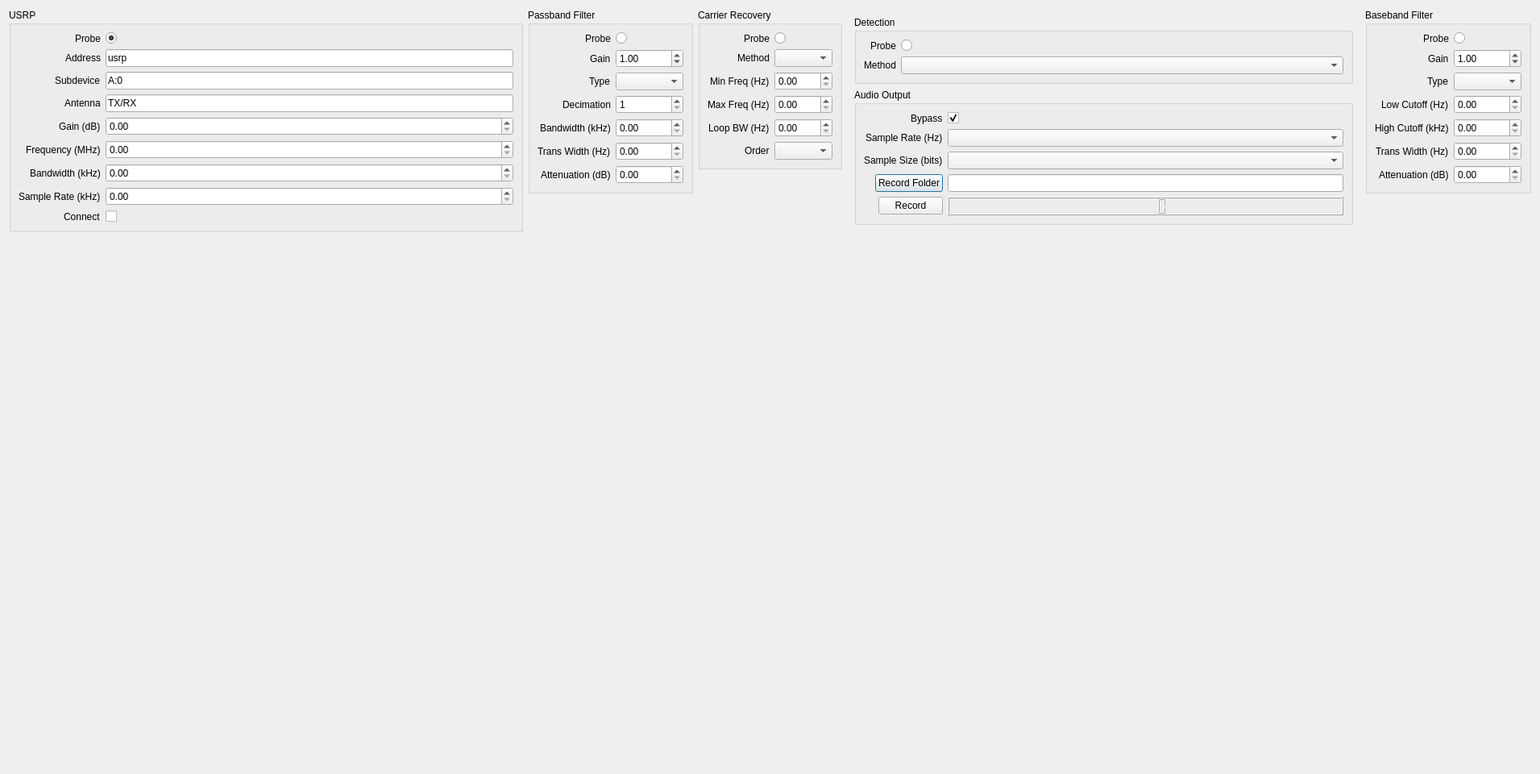
<?xml version="1.0" encoding="UTF-8"?>
<ui version="4.0">
 <class>audioReceiver</class>
 <widget class="QDialog" name="audioReceiver">
  <property name="geometry">
   <rect>
    <x>0</x>
    <y>0</y>
    <width>1911</width>
    <height>960</height>
   </rect>
  </property>
  <property name="windowTitle">
   <string>Dialog</string>
  </property>
  <layout class="QVBoxLayout" name="verticalLayout">
   <item>
    <layout class="QHBoxLayout" name="plots"/>
   </item>
   <item>
    <layout class="QHBoxLayout" name="parameters">
     <item alignment="Qt::AlignTop">
      <widget class="QGroupBox" name="usrpBox">
       <property name="sizePolicy">
        <sizepolicy hsizetype="Preferred" vsizetype="Maximum">
         <horstretch>0</horstretch>
         <verstretch>0</verstretch>
        </sizepolicy>
       </property>
       <property name="title">
        <string>USRP</string>
       </property>
       <layout class="QFormLayout" name="formLayout">
        <property name="labelAlignment">
         <set>Qt::AlignRight|Qt::AlignTrailing|Qt::AlignVCenter</set>
        </property>
        <item row="0" column="0">
         <widget class="QLabel" name="usrpProbeLabel">
          <property name="text">
           <string>Probe</string>
          </property>
         </widget>
        </item>
        <item row="0" column="1">
         <widget class="QRadioButton" name="usrpProbe">
          <property name="toolTip">
           <string>Visualize the output of the USRP.</string>
          </property>
          <property name="checked">
           <bool>true</bool>
          </property>
          <attribute name="buttonGroup">
           <string notr="true">probe</string>
          </attribute>
         </widget>
        </item>
        <item row="1" column="0">
         <widget class="QLabel" name="usrpAddressLabel">
          <property name="text">
           <string>Address</string>
          </property>
         </widget>
        </item>
        <item row="1" column="1">
         <widget class="QLineEdit" name="usrpAddress">
          <property name="toolTip">
           <string>USRP device IP address or hostname</string>
          </property>
          <property name="text">
           <string>usrp</string>
          </property>
         </widget>
        </item>
        <item row="2" column="0">
         <widget class="QLabel" name="usrpSubdeviceLabel">
          <property name="text">
           <string>Subdevice</string>
          </property>
         </widget>
        </item>
        <item row="2" column="1">
         <widget class="QLineEdit" name="usrpSubdevice">
          <property name="toolTip">
           <string>USRP subdevice. This would likely be either A:0 or B:0.</string>
          </property>
          <property name="text">
           <string>A:0</string>
          </property>
         </widget>
        </item>
        <item row="3" column="0">
         <widget class="QLabel" name="usrpAntennaLabel">
          <property name="text">
           <string>Antenna</string>
          </property>
         </widget>
        </item>
        <item row="3" column="1">
         <widget class="QLineEdit" name="usrpAntenna">
          <property name="toolTip">
           <string>USRP antenna port. Likely either TX/RX or RX2.</string>
          </property>
          <property name="text">
           <string>TX/RX</string>
          </property>
         </widget>
        </item>
        <item row="4" column="0">
         <widget class="QLabel" name="usrpGainLabel">
          <property name="text">
           <string>Gain (dB)</string>
          </property>
         </widget>
        </item>
        <item row="4" column="1">
         <widget class="QDoubleSpinBox" name="usrpGain">
          <property name="toolTip">
           <string>RF frontend amplifier gain.</string>
          </property>
         </widget>
        </item>
        <item row="5" column="0">
         <widget class="QLabel" name="usrpFrequencyLabel">
          <property name="text">
           <string>Frequency (MHz)</string>
          </property>
         </widget>
        </item>
        <item row="5" column="1">
         <widget class="QDoubleSpinBox" name="usrpFrequency">
          <property name="toolTip">
           <string>Center frequency of USRP device.</string>
          </property>
         </widget>
        </item>
        <item row="6" column="0">
         <widget class="QLabel" name="usrpBandwidthLabel">
          <property name="text">
           <string>Bandwidth (kHz)</string>
          </property>
         </widget>
        </item>
        <item row="6" column="1">
         <widget class="QDoubleSpinBox" name="usrpbandwidth">
          <property name="toolTip">
           <string>Bandwidth of analog filter in RF frontend.</string>
          </property>
         </widget>
        </item>
        <item row="7" column="0">
         <widget class="QLabel" name="usrpSampleRateLabel">
          <property name="text">
           <string>Sample Rate (kHz)</string>
          </property>
         </widget>
        </item>
        <item row="7" column="1">
         <widget class="QDoubleSpinBox" name="usrpSampleRate">
          <property name="toolTip">
           <string>USRP sample rate.</string>
          </property>
         </widget>
        </item>
        <item row="8" column="0">
         <widget class="QLabel" name="usrpConnectLabel">
          <property name="text">
           <string>Connect</string>
          </property>
         </widget>
        </item>
        <item row="8" column="1">
         <widget class="QCheckBox" name="usrpConnect">
          <property name="toolTip">
           <string>Connect to the USRP and start the signal flow.</string>
          </property>
         </widget>
        </item>
       </layout>
      </widget>
     </item>
     <item alignment="Qt::AlignTop">
      <widget class="QGroupBox" name="passbandFilterBox">
       <property name="sizePolicy">
        <sizepolicy hsizetype="Preferred" vsizetype="Maximum">
         <horstretch>0</horstretch>
         <verstretch>0</verstretch>
        </sizepolicy>
       </property>
       <property name="title">
        <string>Passband Filter</string>
       </property>
       <layout class="QFormLayout" name="formLayout_2">
        <property name="labelAlignment">
         <set>Qt::AlignRight|Qt::AlignTrailing|Qt::AlignVCenter</set>
        </property>
        <item row="1" column="0">
         <widget class="QLabel" name="passbandGainLabel">
          <property name="text">
           <string>Gain</string>
          </property>
         </widget>
        </item>
        <item row="0" column="0">
         <widget class="QLabel" name="passbandProbeLabel">
          <property name="text">
           <string>Probe</string>
          </property>
         </widget>
        </item>
        <item row="0" column="1">
         <widget class="QRadioButton" name="passbandProbe">
          <property name="toolTip">
           <string>Visualize the output of the passband filter.</string>
          </property>
          <attribute name="buttonGroup">
           <string notr="true">probe</string>
          </attribute>
         </widget>
        </item>
        <item row="1" column="1">
         <widget class="QDoubleSpinBox" name="passbandGain">
          <property name="toolTip">
           <string>Gain of this filter stage.</string>
          </property>
          <property name="maximum">
           <double>10000.000000000000000</double>
          </property>
          <property name="singleStep">
           <double>0.100000000000000</double>
          </property>
          <property name="value">
           <double>1.000000000000000</double>
          </property>
         </widget>
        </item>
        <item row="2" column="0">
         <widget class="QLabel" name="passbandTypeLabel">
          <property name="text">
           <string>Type</string>
          </property>
         </widget>
        </item>
        <item row="2" column="1">
         <widget class="QComboBox" name="passbandType">
          <property name="toolTip">
           <string>Either make the filter flat or set a window type.</string>
          </property>
         </widget>
        </item>
        <item row="4" column="0">
         <widget class="QLabel" name="passbandBandwidthLabel">
          <property name="text">
           <string>Bandwidth (kHz)</string>
          </property>
         </widget>
        </item>
        <item row="4" column="1">
         <widget class="QDoubleSpinBox" name="passbandBandwidth">
          <property name="toolTip">
           <string>3dB double sided bandwidth of pass region.</string>
          </property>
          <property name="maximum">
           <double>1000000.000000000000000</double>
          </property>
         </widget>
        </item>
        <item row="5" column="0">
         <widget class="QLabel" name="passbandTransitionLabel">
          <property name="text">
           <string>Trans Width (Hz)</string>
          </property>
         </widget>
        </item>
        <item row="5" column="1">
         <widget class="QDoubleSpinBox" name="passbandTransition">
          <property name="toolTip">
           <string>Overall width of the filter transition region.</string>
          </property>
          <property name="maximum">
           <double>100000.000000000000000</double>
          </property>
         </widget>
        </item>
        <item row="6" column="0">
         <widget class="QLabel" name="passbandAttenuationLabel">
          <property name="text">
           <string>Attenuation (dB)</string>
          </property>
         </widget>
        </item>
        <item row="6" column="1">
         <widget class="QDoubleSpinBox" name="passbandAttenuation">
          <property name="toolTip">
           <string>Attenuation of in the stop region vs the pass region.</string>
          </property>
          <property name="maximum">
           <double>1000.000000000000000</double>
          </property>
         </widget>
        </item>
        <item row="3" column="0">
         <widget class="QLabel" name="passbandDecimationLabel">
          <property name="text">
           <string>Decimation</string>
          </property>
         </widget>
        </item>
        <item row="3" column="1">
         <widget class="QSpinBox" name="spinBox">
          <property name="toolTip">
           <string>Decimate the sample rate down by this amount.</string>
          </property>
          <property name="minimum">
           <number>1</number>
          </property>
         </widget>
        </item>
       </layout>
      </widget>
     </item>
     <item alignment="Qt::AlignTop">
      <widget class="QGroupBox" name="carrierBox">
       <property name="sizePolicy">
        <sizepolicy hsizetype="Preferred" vsizetype="Maximum">
         <horstretch>0</horstretch>
         <verstretch>0</verstretch>
        </sizepolicy>
       </property>
       <property name="title">
        <string>Carrier Recovery</string>
       </property>
       <layout class="QFormLayout" name="formLayout_3">
        <property name="fieldGrowthPolicy">
         <enum>QFormLayout::AllNonFixedFieldsGrow</enum>
        </property>
        <property name="labelAlignment">
         <set>Qt::AlignRight|Qt::AlignTrailing|Qt::AlignVCenter</set>
        </property>
        <item row="0" column="0">
         <widget class="QLabel" name="carrierProbeLabel">
          <property name="text">
           <string>Probe</string>
          </property>
         </widget>
        </item>
        <item row="0" column="1">
         <widget class="QRadioButton" name="carrierProbe">
          <attribute name="buttonGroup">
           <string notr="true">probe</string>
          </attribute>
         </widget>
        </item>
        <item row="1" column="0">
         <widget class="QLabel" name="carrierMethodLabel">
          <property name="text">
           <string>Method</string>
          </property>
         </widget>
        </item>
        <item row="1" column="1">
         <widget class="QComboBox" name="carrierMethod"/>
        </item>
        <item row="2" column="0">
         <widget class="QLabel" name="carrierMinFreqLabel">
          <property name="text">
           <string>Min Freq (Hz)</string>
          </property>
         </widget>
        </item>
        <item row="2" column="1">
         <widget class="QDoubleSpinBox" name="carrierMinFreq"/>
        </item>
        <item row="3" column="0">
         <widget class="QLabel" name="carrierMaxFreqLabel">
          <property name="text">
           <string>Max Freq (Hz)</string>
          </property>
         </widget>
        </item>
        <item row="3" column="1">
         <widget class="QDoubleSpinBox" name="carrierMaxFreq"/>
        </item>
        <item row="4" column="0">
         <widget class="QLabel" name="loopBWLabel">
          <property name="text">
           <string>Loop BW (Hz)</string>
          </property>
         </widget>
        </item>
        <item row="4" column="1">
         <widget class="QDoubleSpinBox" name="loopBW"/>
        </item>
        <item row="5" column="0">
         <widget class="QLabel" name="carrierOrderLabel">
          <property name="text">
           <string>Order</string>
          </property>
         </widget>
        </item>
        <item row="5" column="1">
         <widget class="QComboBox" name="carrierOrder"/>
        </item>
       </layout>
      </widget>
     </item>
     <item alignment="Qt::AlignTop">
      <widget class="QFrame" name="verticalFrame">
       <property name="sizePolicy">
        <sizepolicy hsizetype="Preferred" vsizetype="Maximum">
         <horstretch>0</horstretch>
         <verstretch>0</verstretch>
        </sizepolicy>
       </property>
       <layout class="QVBoxLayout" name="verticalLayout_2">
        <property name="sizeConstraint">
         <enum>QLayout::SetMaximumSize</enum>
        </property>
        <item alignment="Qt::AlignTop">
         <widget class="QGroupBox" name="detectionBox">
          <property name="sizePolicy">
           <sizepolicy hsizetype="Preferred" vsizetype="Maximum">
            <horstretch>0</horstretch>
            <verstretch>0</verstretch>
           </sizepolicy>
          </property>
          <property name="title">
           <string>Detection</string>
          </property>
          <layout class="QFormLayout" name="formLayout_4">
           <property name="fieldGrowthPolicy">
            <enum>QFormLayout::AllNonFixedFieldsGrow</enum>
           </property>
           <property name="labelAlignment">
            <set>Qt::AlignRight|Qt::AlignTrailing|Qt::AlignVCenter</set>
           </property>
           <item row="0" column="0">
            <widget class="QLabel" name="detectionProbeLabel">
             <property name="text">
              <string>Probe</string>
             </property>
            </widget>
           </item>
           <item row="0" column="1">
            <widget class="QRadioButton" name="detectionProbe">
             <attribute name="buttonGroup">
              <string notr="true">probe</string>
             </attribute>
            </widget>
           </item>
           <item row="1" column="0">
            <widget class="QLabel" name="detectionMethodLabel">
             <property name="text">
              <string>Method</string>
             </property>
            </widget>
           </item>
           <item row="1" column="1">
            <widget class="QComboBox" name="detectionMethod"/>
           </item>
          </layout>
         </widget>
        </item>
        <item alignment="Qt::AlignTop">
         <widget class="QGroupBox" name="audioBox">
          <property name="sizePolicy">
           <sizepolicy hsizetype="Preferred" vsizetype="Maximum">
            <horstretch>0</horstretch>
            <verstretch>0</verstretch>
           </sizepolicy>
          </property>
          <property name="title">
           <string>Audio Output</string>
          </property>
          <layout class="QFormLayout" name="formLayout_7">
           <property name="fieldGrowthPolicy">
            <enum>QFormLayout::AllNonFixedFieldsGrow</enum>
           </property>
           <property name="labelAlignment">
            <set>Qt::AlignRight|Qt::AlignTrailing|Qt::AlignVCenter</set>
           </property>
           <item row="1" column="0">
            <widget class="QLabel" name="audioSampleRateLabel">
             <property name="text">
              <string>Sample Rate (Hz)</string>
             </property>
            </widget>
           </item>
           <item row="1" column="1">
            <widget class="QComboBox" name="audioSampleRate"/>
           </item>
           <item row="4" column="0">
            <widget class="QPushButton" name="audioFolderButton">
             <property name="text">
              <string>Record Folder</string>
             </property>
            </widget>
           </item>
           <item row="5" column="0">
            <widget class="QPushButton" name="audioRecord">
             <property name="text">
              <string>Record</string>
             </property>
             <property name="checkable">
              <bool>true</bool>
             </property>
            </widget>
           </item>
           <item row="5" column="1">
            <widget class="QLCDNumber" name="lcdNumber"/>
           </item>
           <item row="4" column="1">
            <widget class="QLineEdit" name="audioFolder"/>
           </item>
           <item row="0" column="0">
            <widget class="QLabel" name="audioBypassLabel">
             <property name="text">
              <string>Bypass</string>
             </property>
            </widget>
           </item>
           <item row="0" column="1">
            <widget class="QCheckBox" name="audioBypass">
             <property name="checked">
              <bool>true</bool>
             </property>
            </widget>
           </item>
           <item row="3" column="0">
            <widget class="QLabel" name="audioSampleSizeLabel">
             <property name="text">
              <string>Sample Size (bits)</string>
             </property>
            </widget>
           </item>
           <item row="3" column="1">
            <widget class="QComboBox" name="audioSampleSize"/>
           </item>
          </layout>
         </widget>
        </item>
       </layout>
      </widget>
     </item>
     <item alignment="Qt::AlignTop">
      <widget class="QGroupBox" name="basebandFilterBox">
       <property name="sizePolicy">
        <sizepolicy hsizetype="Preferred" vsizetype="Maximum">
         <horstretch>0</horstretch>
         <verstretch>0</verstretch>
        </sizepolicy>
       </property>
       <property name="title">
        <string>Baseband Filter</string>
       </property>
       <layout class="QFormLayout" name="formLayout_6">
        <property name="fieldGrowthPolicy">
         <enum>QFormLayout::AllNonFixedFieldsGrow</enum>
        </property>
        <property name="labelAlignment">
         <set>Qt::AlignRight|Qt::AlignTrailing|Qt::AlignVCenter</set>
        </property>
        <item row="0" column="0">
         <widget class="QLabel" name="basebandProbeLabel">
          <property name="text">
           <string>Probe</string>
          </property>
         </widget>
        </item>
        <item row="0" column="1">
         <widget class="QRadioButton" name="basebandProbe">
          <attribute name="buttonGroup">
           <string notr="true">probe</string>
          </attribute>
         </widget>
        </item>
        <item row="1" column="0">
         <widget class="QLabel" name="basebandGainLabel">
          <property name="text">
           <string>Gain</string>
          </property>
         </widget>
        </item>
        <item row="2" column="0">
         <widget class="QLabel" name="basebandTypeLabel">
          <property name="text">
           <string>Type</string>
          </property>
         </widget>
        </item>
        <item row="2" column="1">
         <widget class="QComboBox" name="basebandType">
          <property name="toolTip">
           <string>Either make the filter flat or set a window type.</string>
          </property>
         </widget>
        </item>
        <item row="3" column="0">
         <widget class="QLabel" name="basebandLowCutoffLabel">
          <property name="text">
           <string>Low Cutoff (Hz)</string>
          </property>
         </widget>
        </item>
        <item row="3" column="1">
         <widget class="QDoubleSpinBox" name="basebandLowCutoff">
          <property name="maximum">
           <double>1000000.000000000000000</double>
          </property>
         </widget>
        </item>
        <item row="4" column="0">
         <widget class="QLabel" name="basebandHighCutoffLabel">
          <property name="text">
           <string>High Cutoff (kHz)</string>
          </property>
         </widget>
        </item>
        <item row="4" column="1">
         <widget class="QDoubleSpinBox" name="basebandHighCutoff"/>
        </item>
        <item row="5" column="0">
         <widget class="QLabel" name="basebandTransitionLabel">
          <property name="text">
           <string>Trans Width (Hz)</string>
          </property>
         </widget>
        </item>
        <item row="5" column="1">
         <widget class="QDoubleSpinBox" name="basebandTransition">
          <property name="maximum">
           <double>100000.000000000000000</double>
          </property>
         </widget>
        </item>
        <item row="6" column="0">
         <widget class="QLabel" name="basebandAttenuationLabel">
          <property name="text">
           <string>Attenuation (dB)</string>
          </property>
         </widget>
        </item>
        <item row="6" column="1">
         <widget class="QDoubleSpinBox" name="basebandAttenuation">
          <property name="maximum">
           <double>1000.000000000000000</double>
          </property>
         </widget>
        </item>
        <item row="1" column="1">
         <widget class="QDoubleSpinBox" name="basebandGain">
          <property name="toolTip">
           <string>Gain (in the pass region) of this filter stage.</string>
          </property>
          <property name="maximum">
           <double>10000.000000000000000</double>
          </property>
          <property name="singleStep">
           <double>0.100000000000000</double>
          </property>
          <property name="value">
           <double>1.000000000000000</double>
          </property>
         </widget>
        </item>
       </layout>
      </widget>
     </item>
    </layout>
   </item>
  </layout>
 </widget>
 <resources/>
 <connections/>
 <buttongroups>
  <buttongroup name="probe"/>
 </buttongroups>
</ui>
